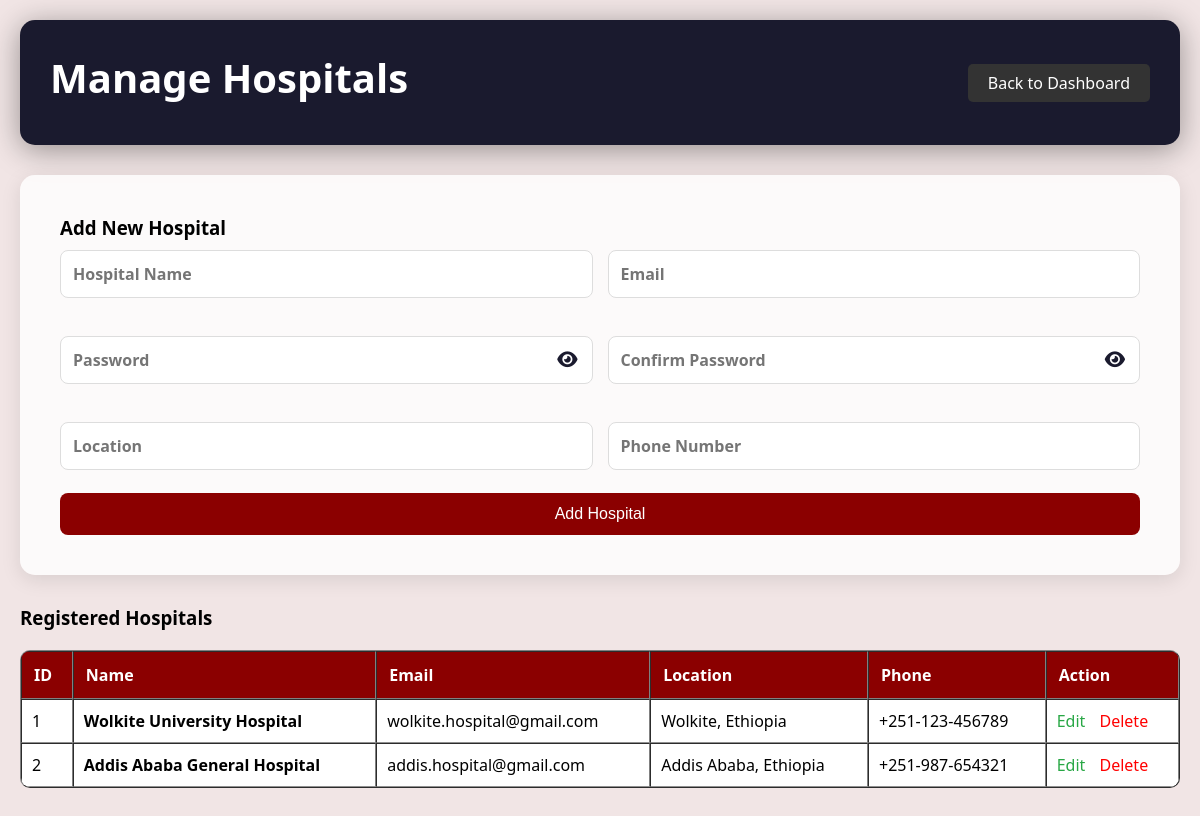
The page /admin/manage_hospitals.php (signed in) on the database its author committed.
### tables this page shows
CREATE TABLE IF NOT EXISTS hospitals (
    id INT PRIMARY KEY AUTO_INCREMENT,
    name VARCHAR(100) NOT NULL,
    email VARCHAR(100) UNIQUE NOT NULL,
    password VARCHAR(255) NOT NULL,
    location VARCHAR(200),
    phone VARCHAR(20),
    is_active BOOLEAN DEFAULT TRUE,
    created_at TIMESTAMP DEFAULT CURRENT_TIMESTAMP
);

### admin/manage_hospitals.php (the view, shortened to what this page needs)
<?php
$hospitals = mysqli_query($conn, "SELECT * FROM hospitals ORDER BY created_at DESC");
?>
<!DOCTYPE html>
<html>
<head>
    <link rel="stylesheet" href="https://cdnjs.cloudflare.com/ajax/libs/font-awesome/6.4.0/css/all.min.css">
    <link rel="stylesheet" href="../css/style.css">
</head>
<body>
    <div class="container">
        <div class="header" style="background: #1a1a2e;">
            <h1>Manage Hospitals</h1>
            <a href="dashboard.php" class="logout">Back to Dashboard</a>
        </div>
        <div class="form-container" style="max-width:100%; margin-bottom:30px">
            <h3>Add New Hospital</h3>
            <form method="POST" id="hospitalForm">
                <div style="display:grid; grid-template-columns:repeat(2,1fr); gap:15px">
                    <div>
                        <input type="text" name="name" id="name" placeholder="Hospital Name" required>
                    </div>
                    <div>
                        <input type="email" name="email" id="email" placeholder="Email" required>
                    </div>
                    <div>
                        <div class="password-wrapper">
                            <input type="password" name="password" id="password" placeholder="Password" required>
                            <button type="button" class="password-toggle" onclick="togglePassword('password')">
                                <i class="fas fa-eye"></i>
                            </button>
                        </div>
                    </div>
                    <div>
                        <div class="password-wrapper">
                            <input type="password" name="confirm_password" id="confirm_password" placeholder="Confirm Password" required>
                            <button type="button" class="password-toggle" onclick="togglePassword('confirm_password')">
                                <i class="fas fa-eye"></i>
                            </button>
                        </div>
                    </div>
                    <div>
                        <input type="text" name="location" id="location" placeholder="Location" required>
                    </div>
                    <div>
                        <input type="text" name="phone" id="phone" placeholder="Phone Number" required>
                    </div>
                </div>
                <button type="submit" name="add_hospital">Add Hospital</button>
            </form>
        </div>
        <h3>Registered Hospitals</h3>
        <table border="1" cellpadding="10" cellspacing="0" width="100%">
            <tr bgcolor="#1a1a2e" style="color:white">
                <th>ID</th>
                <th>Name</th>
                <th>Email</th>
                <th>Location</th>
                <th>Phone</th>
                <th>Action</th>
            </tr>
            <?php while($hospital = mysqli_fetch_assoc($hospitals)): ?>
            <tr>
                <td><?php echo $hospital['id']; ?></td>
                <td><strong><?php echo $hospital['name']; ?></strong></td>
                <td><?php echo $hospital['email']; ?></td>
                <td><?php echo $hospital['location']; ?></td>
                <td><?php echo $hospital['phone']; ?></td>
                <td>
                    <a href="?edit=<?php echo $hospital['id']; ?>" class="btn-edit">Edit</a>
                    <a href="?delete=<?php echo $hospital['id']; ?>" onclick="return confirm('Delete this hospital?')" class="btn-delete">Delete</a>
                </td>
            </tr>
            <?php endwhile; ?>
        </table>
    </div>
</body>
</html>

### css/style.css (style rules this page uses)
* { margin: 0; padding: 0; box-sizing: border-box; }
body { font-family: 'Segoe UI', Tahoma, Geneva, Verdana, sans-serif; background: rgb(241, 229, 229) !important; background-image: none !important; min-height: 100vh; margin: 0; }
input, select, textarea { font-family: 'Segoe UI', Tahoma, Geneva, Verdana, sans-serif; font-weight: bold; }
.container { max-width: 1200px; margin: 0 auto; padding: 20px; overflow-x: hidden; }
.header { background: rgb(197, 0, 0); color: white; padding: 30px; text-align: center; overflow-x: hidden; border-radius: 15px; margin-bottom: 30px; box-shadow: 0 5px 30px rgba(0, 0, 0, 0.377); display: flex; justify-content: space-between; align-items: center; flex-wrap: wrap; }
.header h1 { font-size: 2.5em; margin-bottom: 10px; }
.form-container { background: rgba(255, 255, 255, 0.8); padding: 40px; border-radius: 15px; max-width: 500px; margin: 0 auto; box-shadow: 0 5px 20px rgba(0, 0, 0, 0.1); }
.form-container input, .form-container select, .form-container textarea { width: 100%; padding: 12px; margin: 10px 0; border: 1px solid #ddd; border-radius: 8px; font-size: 16px; }
.form-container button { width: 100%; padding: 12px; background: #8B0000; color: white; border: none; border-radius: 8px; cursor: pointer; font-size: 16px; margin-top: 10px; }
table { width: 100%; background: white; border-radius: 10px; overflow: hidden; margin: 20px 0; }
th { background: #8B0000; color: white; padding: 12px; text-align: left; }
td { padding: 10px; border-bottom: 1px solid #8f8f8f; }
.logout { float: right; color: white; text-decoration: none; background: #333; padding: 8px 20px; border-radius: 5px; }

### rows shown on the page
hospitals: id "1", name "Wolkite University Hospital", email "wolkite.hospital@gmail.com", location "Wolkite, Ethiopia", phone "+251-123-456789"
hospitals: id "2", name "Addis Ababa General Hospital", email "addis.hospital@gmail.com", location "Addis Ababa, Ethiopia", phone "+251-987-654321"
